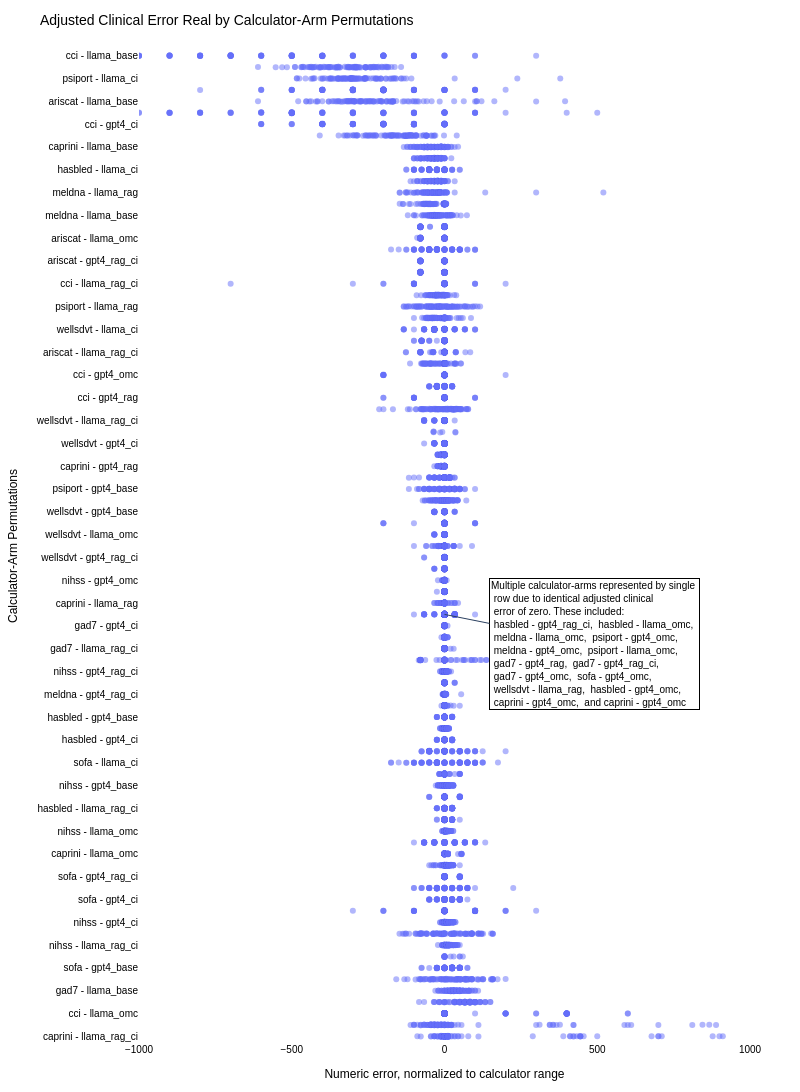

The code cell stored with this chart in its notebook:
### Markdown cell above
# Real (not absolute) error

### Code cell
excluded_calculator_arms_formatted = "".join([f" {arm},<br> " if i % 2 == 1 else f"{arm}, " for i, arm in enumerate(excluded_real[1:])]) + " and " + excluded_real[-1]
exclusion_note = "Multiple calculator-arms represented by single <br> row due to identical adjusted clinical <br> error of zero. These included: <br> " + excluded_calculator_arms_formatted

# Create the scatter plot
fig = px.strip(sorted_df_real, x='adjusted_clinical_error_real', y='calculator_arm', title='Adjusted Clinical Error Real by Calculator-Arm Permutations')
fig.update_traces(jitter=0.2)

# Update layout for better visualization
fig.update_traces(marker=dict(opacity=0.5))  # Set marker opacity to 0.5 for semi-transparency
fig.update_layout(
    xaxis_title='Numeric error, normalized to calculator range',
    yaxis_title='Calculator-Arm Permutations',
    width=800,
    height=1200,
    font=dict(
        family="Arial",
        size=10,
        color="Black"
    ),
    plot_bgcolor="white",
    margin_t=50,
    margin_b=50,
    margin_l=50,
    margin_r=50,
    xaxis=dict(
        range=[-1000, 1000],
        ),  # Set x-axis range
    annotations=[
        # dict(
        #     x=100,
        #     y='cci - llama_ci',
        #     xref='x',
        #     yref='y',
        #     text='Not shown: Three data points > 100',
        #     showarrow=True,
        #     arrowhead=2,
        #     ax=-120,
        #     ay=-0
        # ),
        dict(
            text=exclusion_note,
            align='left',
            # showarrow=False,
            xref='x',
            yref='y',
            x=0,
            y="Multiple*",
            bordercolor='black',
            borderwidth=1,
            ax=150,
            ay=30
        )
    ]
)

util.save_fig(fig, "adjusted_clinical_error_real_by_calculator_arm")
fig.show()

### Figure 1 — Plotly figure (JSON) as saved in the notebook; plotly's stock layout.template omitted (floating-point values rounded to 4 significant figures; data arrays with more than 128 entries replaced by an {"elided": "..."} marker saying what was removed)
{"data": [{"alignmentgroup": "True", "boxpoints": "all", "fillcolor": "rgba(255,255,255,0)", "hoveron": "points", "hovertemplate": "adjusted_clinical_error_real=%{x}<br>calculator_arm=%{y}<extra></extra>", "jitter": 0.2, "legendgroup": "", "line": {"color": "rgba(255,255,255,0)"}, "marker": {"color": "#636efa", "opacity": 0.5}, "name": "", "offsetgroup": "", "orientation": "h", "pointpos": 0, "showlegend": false, "type": "box", "x": {"elided": "10000 float values"}, "x0": " ", "xaxis": "x", "y": {"elided": "10000 str values"}, "y0": " ", "yaxis": "y"}], "layout": {"annotations": [{"align": "left", "ax": 150, "ay": 30, "bordercolor": "black", "borderwidth": 1, "text": "Multiple calculator-arms represented by single <br> row due to identical adjusted clinical <br> error of zero. These included: <br> hasbled - gpt4_rag_ci,  hasbled - llama_omc,<br> meldna - llama_omc,  psiport - gpt4_omc,<br> meldna - gpt4_omc,  psiport - llama_omc,<br> gad7 - gpt4_rag,  gad7 - gpt4_rag_ci,<br> gad7 - gpt4_omc,  sofa - gpt4_omc,<br> wellsdvt - llama_rag,  hasbled - gpt4_omc,<br> caprini - gpt4_omc,  and caprini - gpt4_omc", "x": 0, "xref": "x", "y": "Multiple*", "yref": "y"}], "boxmode": "group", "font": {"color": "Black", "family": "Arial", "size": 10}, "height": 1200, "legend": {"tracegroupgap": 0}, "margin": {"b": 50, "l": 50, "r": 50, "t": 50}, "plot_bgcolor": "white", "title": {"text": "Adjusted Clinical Error Real by Calculator-Arm Permutations"}, "width": 800, "xaxis": {"anchor": "y", "domain": [0, 1], "range": [-1000, 1000], "title": {"text": "Numeric error, normalized to calculator range"}}, "yaxis": {"anchor": "x", "domain": [0, 1], "title": {"text": "Calculator-Arm Permutations"}}}}
